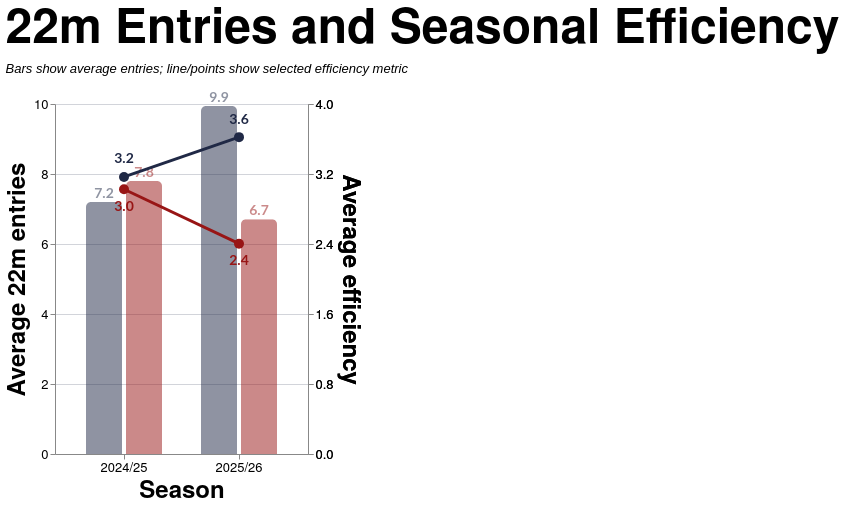

Describe this chart as a Vega-Lite specification.
### Vega-Lite specification from a JSON file in a GitHub repository (floating-point values rounded to 4 significant figures)
{"config": {"axis": {"labelFont": "PT Sans Narrow, Helvetica Neue, Helvetica, Arial, sans-serif", "titleFont": "PT Sans Narrow, Helvetica Neue, Helvetica, Arial, sans-serif", "labelFontSize": 13, "titleFontSize": 24, "gridColor": "#202947", "gridOpacity": 0.2, "zindex": 1}, "text": {"font": "Lato, sans-serif"}, "bar": {"cornerRadiusEnd": 5}, "header": {"labelFont": "PT Sans Narrow, Helvetica Neue, Helvetica, Arial, sans-serif", "titleFont": "PT Sans Narrow, Helvetica Neue, Helvetica, Arial, sans-serif", "labelFontSize": 24, "titleFontSize": 28, "labelFontWeight": "bold", "orient": "left"}, "legend": {"labelFont": "PT Sans Narrow, Helvetica Neue, Helvetica, Arial, sans-serif", "titleFont": "PT Sans Narrow, Helvetica Neue, Helvetica, Arial, sans-serif", "labelFontSize": 14, "titleFontSize": 16, "titlePadding": 5, "fillColor": "white", "strokeColor": "black", "padding": 10, "titleFontWeight": "lighter", "titleFontStyle": "italic", "titleColor": "gray", "offset": 10}, "title": {"font": "PT Sans Narrow, Helvetica Neue, Helvetica, Arial, sans-serif", "fontSize": 48, "fontWeight": "bold", "anchor": "start", "align": "center", "titlePadding": 20, "subtitlePadding": 10, "subtitleFontSize": 13, "subtitleColor": "", "subtitleFontStyle": "italic", "offset": 15, "color": "black"}, "axisX": {"labelAngle": 0}, "facet": {"title": null, "header": null, "align": {"row": "each", "column": "each"}, "spacing": 10}, "resolve": {"scale": {"y": "independent", "facet": "independent"}}, "background": "transparent", "scale": {"offsetBandPaddingOuter": 0.2, "offsetBandPaddingInner": 0.1}, "view": {"stroke": null, "background": "transparent"}}, "layer": [{"mark": {"type": "bar", "opacity": 0.5}, "encoding": {"color": {"field": "team", "legend": null, "scale": {"domain": ["EGRFC", "Opposition"], "range": ["#202946", "#981515"]}, "title": "Team", "type": "nominal"}, "tooltip": [{"field": "season", "title": "Season", "type": "nominal"}, {"field": "team", "title": "Team", "type": "nominal"}, {"field": "avg_entries", "format": ".2f", "title": "Avg 22m Entries", "type": "quantitative"}, {"field": "avg_points_per_entry", "format": ".2f", "title": "Avg Pts/Entry", "type": "quantitative"}, {"field": "avg_tries_eff_pct", "format": ".1f", "title": "Avg Try Efficiency", "type": "quantitative"}], "x": {"axis": {"labelAngle": 0}, "field": "season", "sort": ["2024/25", "2025/26"], "title": "Season", "type": "nominal"}, "xOffset": {"field": "team", "sort": ["EGRFC", "Opposition"], "type": "nominal"}, "y": {"axis": {"format": ".0f", "grid": true, "tickCount": 6}, "field": "avg_entries", "scale": {"domain": [0, 10.0], "nice": false}, "title": "Average 22m entries", "type": "quantitative"}}, "transform": [{"filter": "(rzSquad == 'All' || datum.squad == rzSquad) && (indexof(rzSeason, datum.season) >= 0) && datum.game_type_mode == rzGameType"}, {"calculate": "rzEfficiencyMetricParam == 'Points per 22m entry' ? datum.avg_points_per_entry : datum.avg_tries_eff_pct", "as": "efficiency_value"}, {"calculate": "rzEfficiencyMetricParam == 'Points per 22m entry' ? datum.avg_points_per_entry * (100 / 4.0) : datum.avg_tries_eff_pct", "as": "efficiency_plot"}, {"calculate": "rzEfficiencyMetricParam == 'Points per 22m entry' ? 'Pts/entry' : 'Try efficiency (%)'", "as": "efficiency_label"}, {"calculate": "rzEfficiencyMetricParam == 'Points per 22m entry' ? format(datum.avg_points_per_entry, '.1f') : format(datum.avg_tries_eff_pct, '.0f') + '%'", "as": "efficiency_text"}, {"calculate": "format(datum.avg_entries, '.1f')", "as": "entries_text"}, {"calculate": "datum.team == 'EGRFC' ? datum.efficiency_plot + 5 : datum.efficiency_plot - 5", "as": "efficiency_text_y"}]}, {"mark": {"type": "text", "dy": -8, "fontSize": 14, "fontWeight": "bold", "opacity": 0.5}, "encoding": {"color": {"field": "team", "legend": null, "scale": {"domain": ["EGRFC", "Opposition"], "range": ["#202946", "#981515"]}, "type": "nominal"}, "text": {"field": "entries_text", "type": "nominal"}, "x": {"field": "season", "sort": ["2024/25", "2025/26"], "type": "nominal"}, "xOffset": {"field": "team", "sort": ["EGRFC", "Opposition"], "type": "nominal"}, "y": {"axis": null, "field": "avg_entries", "scale": {"domain": [0, 10.0], "nice": false}, "type": "quantitative"}}, "transform": [{"filter": "(rzSquad == 'All' || datum.squad == rzSquad) && (indexof(rzSeason, datum.season) >= 0) && datum.game_type_mode == rzGameType"}, {"calculate": "rzEfficiencyMetricParam == 'Points per 22m entry' ? datum.avg_points_per_entry : datum.avg_tries_eff_pct", "as": "efficiency_value"}, {"calculate": "rzEfficiencyMetricParam == 'Points per 22m entry' ? datum.avg_points_per_entry * (100 / 4.0) : datum.avg_tries_eff_pct", "as": "efficiency_plot"}, {"calculate": "rzEfficiencyMetricParam == 'Points per 22m entry' ? 'Pts/entry' : 'Try efficiency (%)'", "as": "efficiency_label"}, {"calculate": "rzEfficiencyMetricParam == 'Points per 22m entry' ? format(datum.avg_points_per_entry, '.1f') : format(datum.avg_tries_eff_pct, '.0f') + '%'", "as": "efficiency_text"}, {"calculate": "format(datum.avg_entries, '.1f')", "as": "entries_text"}, {"calculate": "datum.team == 'EGRFC' ? datum.efficiency_plot + 5 : datum.efficiency_plot - 5", "as": "efficiency_text_y"}]}, {"mark": {"type": "line", "size": 3}, "encoding": {"color": {"field": "team", "legend": null, "scale": {"domain": ["EGRFC", "Opposition"], "range": ["#202946", "#981515"]}, "type": "nominal"}, "detail": {"field": "team", "type": "nominal"}, "tooltip": [{"field": "season", "title": "Season", "type": "nominal"}, {"field": "team", "title": "Team", "type": "nominal"}, {"field": "efficiency_label", "title": "Metric", "type": "nominal"}, {"field": "efficiency_value", "format": ".2f", "title": "Efficiency", "type": "quantitative"}], "x": {"field": "season", "sort": ["2024/25", "2025/26"], "type": "nominal"}, "y": {"axis": {"grid": false, "labelExpr": "rzEfficiencyMetricParam == 'Try-scoring efficiency (%)' ? format(datum.value, '.0f') + '%' : format(datum.value * (4.0 / 100), '.1f')", "orient": "right", "tickCount": 6}, "field": "efficiency_plot", "scale": {"domain": [0, 100], "nice": false}, "title": "Average efficiency", "type": "quantitative"}}, "transform": [{"filter": "(rzSquad == 'All' || datum.squad == rzSquad) && (indexof(rzSeason, datum.season) >= 0) && datum.game_type_mode == rzGameType"}, {"calculate": "rzEfficiencyMetricParam == 'Points per 22m entry' ? datum.avg_points_per_entry : datum.avg_tries_eff_pct", "as": "efficiency_value"}, {"calculate": "rzEfficiencyMetricParam == 'Points per 22m entry' ? datum.avg_points_per_entry * (100 / 4.0) : datum.avg_tries_eff_pct", "as": "efficiency_plot"}, {"calculate": "rzEfficiencyMetricParam == 'Points per 22m entry' ? 'Pts/entry' : 'Try efficiency (%)'", "as": "efficiency_label"}, {"calculate": "rzEfficiencyMetricParam == 'Points per 22m entry' ? format(datum.avg_points_per_entry, '.1f') : format(datum.avg_tries_eff_pct, '.0f') + '%'", "as": "efficiency_text"}, {"calculate": "format(datum.avg_entries, '.1f')", "as": "entries_text"}, {"calculate": "datum.team == 'EGRFC' ? datum.efficiency_plot + 5 : datum.efficiency_plot - 5", "as": "efficiency_text_y"}]}, {"mark": {"type": "point", "filled": true, "opacity": 1.0, "size": 100}, "encoding": {"color": {"field": "team", "legend": null, "scale": {"domain": ["EGRFC", "Opposition"], "range": ["#202946", "#981515"]}, "type": "nominal"}, "tooltip": [{"field": "season", "title": "Season", "type": "nominal"}, {"field": "team", "title": "Team", "type": "nominal"}, {"field": "efficiency_label", "title": "Metric", "type": "nominal"}, {"field": "efficiency_value", "format": ".2f", "title": "Efficiency", "type": "quantitative"}], "x": {"field": "season", "sort": ["2024/25", "2025/26"], "type": "nominal"}, "y": {"axis": {"grid": false, "labelExpr": "rzEfficiencyMetricParam == 'Try-scoring efficiency (%)' ? format(datum.value, '.0f') + '%' : format(datum.value * (4.0 / 100), '.1f')", "orient": "right", "tickCount": 6}, "field": "efficiency_plot", "scale": {"domain": [0, 100], "nice": false}, "title": "Average efficiency", "type": "quantitative"}}, "transform": [{"filter": "(rzSquad == 'All' || datum.squad == rzSquad) && (indexof(rzSeason, datum.season) >= 0) && datum.game_type_mode == rzGameType"}, {"calculate": "rzEfficiencyMetricParam == 'Points per 22m entry' ? datum.avg_points_per_entry : datum.avg_tries_eff_pct", "as": "efficiency_value"}, {"calculate": "rzEfficiencyMetricParam == 'Points per 22m entry' ? datum.avg_points_per_entry * (100 / 4.0) : datum.avg_tries_eff_pct", "as": "efficiency_plot"}, {"calculate": "rzEfficiencyMetricParam == 'Points per 22m entry' ? 'Pts/entry' : 'Try efficiency (%)'", "as": "efficiency_label"}, {"calculate": "rzEfficiencyMetricParam == 'Points per 22m entry' ? format(datum.avg_points_per_entry, '.1f') : format(datum.avg_tries_eff_pct, '.0f') + '%'", "as": "efficiency_text"}, {"calculate": "format(datum.avg_entries, '.1f')", "as": "entries_text"}, {"calculate": "datum.team == 'EGRFC' ? datum.efficiency_plot + 5 : datum.efficiency_plot - 5", "as": "efficiency_text_y"}]}, {"mark": {"type": "text", "fontSize": 14, "fontWeight": "bold"}, "encoding": {"color": {"field": "team", "legend": null, "scale": {"domain": ["EGRFC", "Opposition"], "range": ["#202946", "#981515"]}, "type": "nominal"}, "detail": {"field": "team", "type": "nominal"}, "text": {"field": "efficiency_text", "type": "nominal"}, "x": {"field": "season", "sort": ["2024/25", "2025/26"], "type": "nominal"}, "y": {"axis": null, "field": "efficiency_text_y", "scale": {"domain": [0, 100], "nice": false}, "type": "quantitative"}, "yOffset": {"field": "team", "scale": {"range": [-20, 20]}, "sort": ["EGRFC", "Opposition"], "type": "nominal"}}, "transform": [{"filter": "(rzSquad == 'All' || datum.squad == rzSquad) && (indexof(rzSeason, datum.season) >= 0) && datum.game_type_mode == rzGameType"}, {"calculate": "rzEfficiencyMetricParam == 'Points per 22m entry' ? datum.avg_points_per_entry : datum.avg_tries_eff_pct", "as": "efficiency_value"}, {"calculate": "rzEfficiencyMetricParam == 'Points per 22m entry' ? datum.avg_points_per_entry * (100 / 4.0) : datum.avg_tries_eff_pct", "as": "efficiency_plot"}, {"calculate": "rzEfficiencyMetricParam == 'Points per 22m entry' ? 'Pts/entry' : 'Try efficiency (%)'", "as": "efficiency_label"}, {"calculate": "rzEfficiencyMetricParam == 'Points per 22m entry' ? format(datum.avg_points_per_entry, '.1f') : format(datum.avg_tries_eff_pct, '.0f') + '%'", "as": "efficiency_text"}, {"calculate": "format(datum.avg_entries, '.1f')", "as": "entries_text"}, {"calculate": "datum.team == 'EGRFC' ? datum.efficiency_plot + 5 : datum.efficiency_plot - 5", "as": "efficiency_text_y"}]}], "data": {"name": "data-526f3d475d599ad1033f765f821c9675"}, "height": 350, "params": [{"name": "rzSquad", "value": "All"}, {"name": "rzSeason", "value": ["2025/26", "2024/25"]}, {"name": "rzGameType", "value": "All"}, {"name": "rzEfficiencyMetricParam", "value": "Points per 22m entry"}], "resolve": {"scale": {"y": "independent"}}, "title": {"text": "22m Entries and Seasonal Efficiency", "subtitle": ["Bars show average entries; line/points show selected efficiency metric"]}, "width": {"step": 40}, "$schema": "https://vega.github.io/schema/vega-lite/v5.20.1.json", "datasets": {"data-526f3d475d599ad1033f765f821c9675": [{"squad": "1st", "season": "2024/25", "team": "EGRFC", "avg_entries": 7.2, "avg_points_per_entry": 3.167, "avg_tries_eff_pct": 41.67, "game_type_mode": "All"}, {"squad": "1st", "season": "2024/25", "team": "Opposition", "avg_entries": 7.8, "avg_points_per_entry": 3.026, "avg_tries_eff_pct": 46.15, "game_type_mode": "All"}, {"squad": "1st", "season": "2025/26", "team": "EGRFC", "avg_entries": 9.941, "avg_points_per_entry": 3.621, "avg_tries_eff_pct": 56.8, "game_type_mode": "All"}, {"squad": "1st", "season": "2025/26", "team": "Opposition", "avg_entries": 6.706, "avg_points_per_entry": 2.404, "avg_tries_eff_pct": 37.72, "game_type_mode": "All"}, {"squad": "1st", "season": "2024/25", "team": "EGRFC", "avg_entries": 7.2, "avg_points_per_entry": 3.167, "avg_tries_eff_pct": 41.67, "game_type_mode": "League + Cup"}, {"squad": "1st", "season": "2024/25", "team": "Opposition", "avg_entries": 7.8, "avg_points_per_entry": 3.026, "avg_tries_eff_pct": 46.15, "game_type_mode": "League + Cup"}, {"squad": "1st", "season": "2025/26", "team": "EGRFC", "avg_entries": 9.941, "avg_points_per_entry": 3.621, "avg_tries_eff_pct": 56.8, "game_type_mode": "League + Cup"}, {"squad": "1st", "season": "2025/26", "team": "Opposition", "avg_entries": 6.706, "avg_points_per_entry": 2.404, "avg_tries_eff_pct": 37.72, "game_type_mode": "League + Cup"}, {"squad": "1st", "season": "2024/25", "team": "EGRFC", "avg_entries": 6.75, "avg_points_per_entry": 2.556, "avg_tries_eff_pct": 33.33, "game_type_mode": "League only"}, {"squad": "1st", "season": "2024/25", "team": "Opposition", "avg_entries": 7.25, "avg_points_per_entry": 2.793, "avg_tries_eff_pct": 41.38, "game_type_mode": "League only"}, {"squad": "1st", "season": "2025/26", "team": "EGRFC", "avg_entries": 9.867, "avg_points_per_entry": 3.932, "avg_tries_eff_pct": 62.16, "game_type_mode": "League only"}, {"squad": "1st", "season": "2025/26", "team": "Opposition", "avg_entries": 6.4, "avg_points_per_entry": 2.354, "avg_tries_eff_pct": 37.5, "game_type_mode": "League only"}]}}
